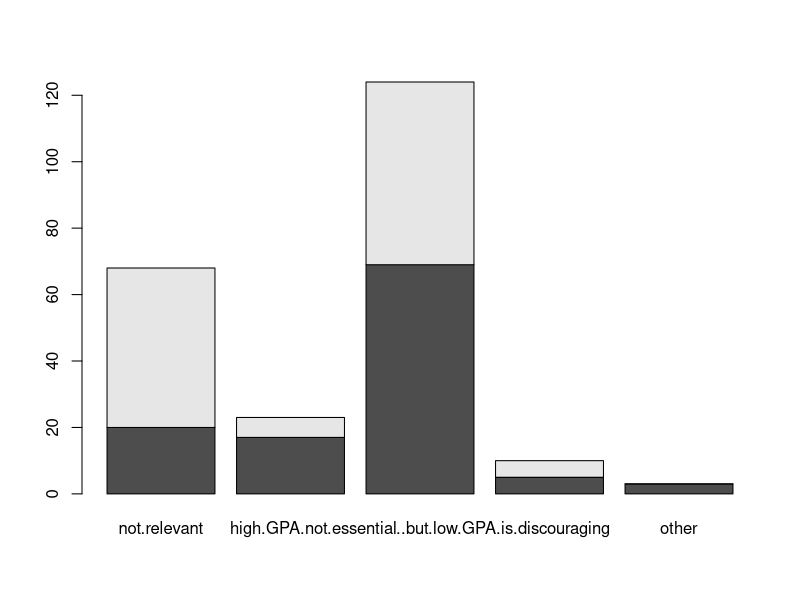
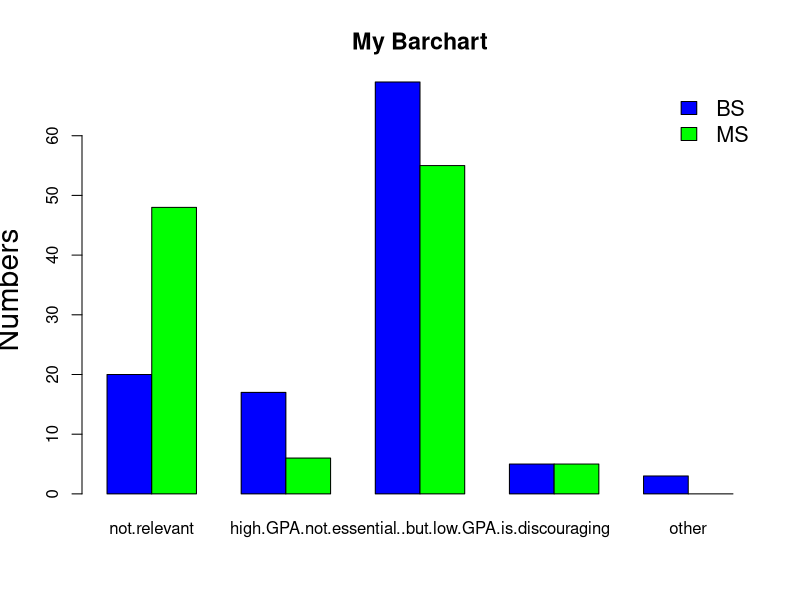
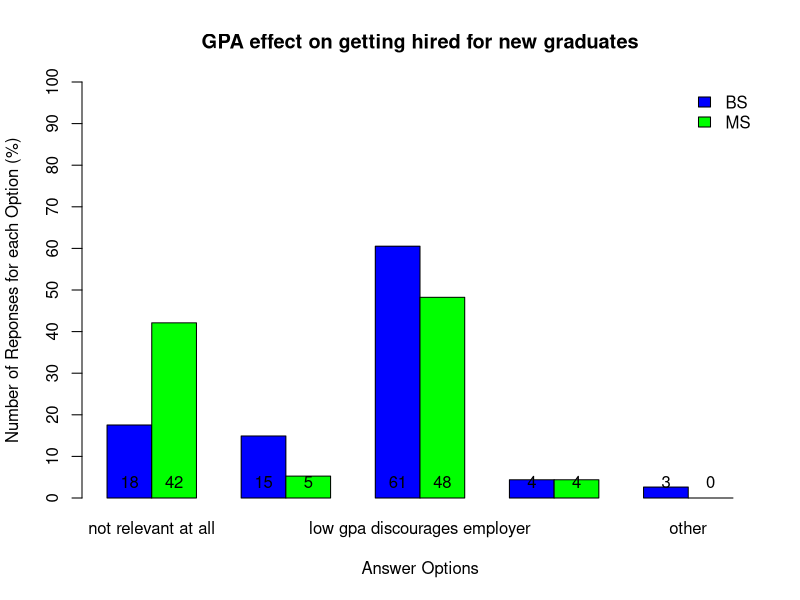

R code for these plots, in order:

cat("\014")

data <- read.csv("gpa_effect_hiring_BS_MS_new2.csv")
barplot(as.matrix(data))

colours <- c("blue", "green")
barplot(as.matrix(data), main="My Barchart", ylab = "Numbers", cex.lab = 1.8, cex.main = 1.4, beside=TRUE, col=colours)
legend("topright", c("BS","MS"), cex=1.3, bty="n", fill=colours)

col_names <- c("not relevant at all","high gpa is essential","low gpa discourages employer","don't know","other")
colnames(data) <- col_names

percent <- (as.matrix(data) / 114) * 100 #scale(data, FALSE, colSums(data)) /114 
bp_gpa <- barplot(percent, names=col_names, beside=TRUE, axes=FALSE, main ="GPA effect on getting hired for new graduates" , xlab="Answer Options", ylab="Number of Reponses for each Option (%)", col=colours, ylim=c(0,100))
axis(2, at=seq(0,100,10))
legend("topright", legend=c("BS","MS"), bty="n", fill=colours)
text(bp_gpa, 0, round(percent, 0), cex=1, pos=3, xpd=TRUE)
